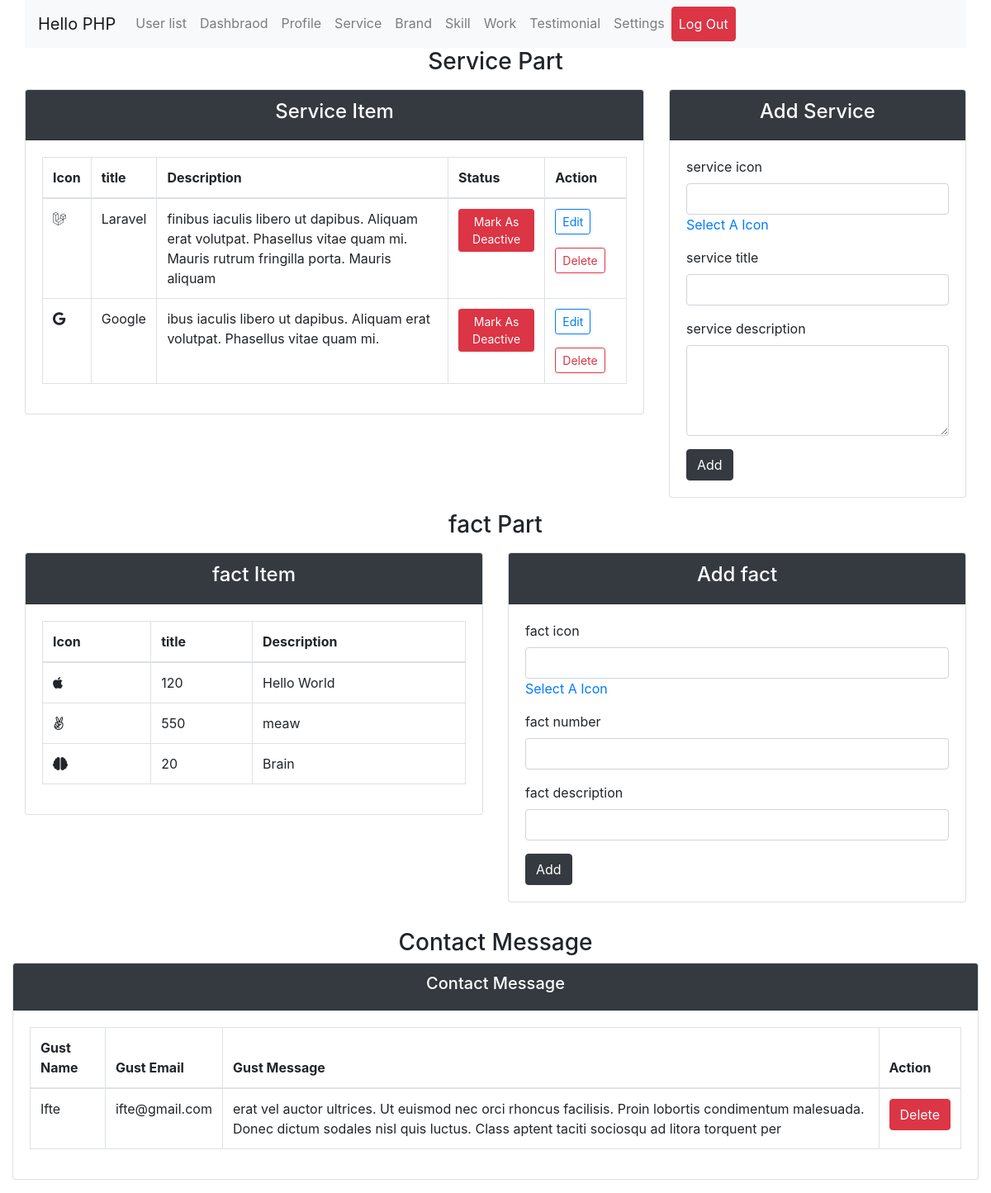
The page /service.php (signed in) on the database its author committed.
### tables this page shows
CREATE TABLE `services` (
  `id` int(10) NOT NULL,
  `service_icon` varchar(100) NOT NULL,
  `service_title` varchar(50) NOT NULL,
  `service_description` text NOT NULL,
  `status` varchar(20) NOT NULL DEFAULT 'active'
);

CREATE TABLE `fact` (
  `id` int(11) NOT NULL,
  `fact_icon` varchar(100) NOT NULL,
  `fact_title` varchar(50) NOT NULL,
  `fact_description` varchar(50) NOT NULL
);

CREATE TABLE `contacts` (
  `id` int(10) NOT NULL,
  `gust_name` varchar(100) NOT NULL,
  `gust_email` varchar(100) NOT NULL,
  `gust_message` text NOT NULL
);

### service.php (the view, shortened to what this page needs)
<?php
    require_once 'includes/db.php';
    require_once 'includes/header.php';
    require_once 'includes/nav.php';
    $all_services_query = "SELECT * FROM services";
    $all_services_form_db = mysqli_query($db_connect, $all_services_query);
?>
<h3 class="text-center">Service Part</h3>
<div class="row mt-3">
    <div class="col-8">
        <div class="card mb-3">
            <div class="card-header bg-dark text-white text-center">
                <h4>Service Item</h4>
            </div>
            <div class="card-body">
                <table class="table table-hover table-bordered">
                    <thead>
                        <tr>
                            <th scope="col">Icon</th>
                            <th scope="col">title</th>
                            <th scope="col">Description</th>
                            <th scope="col">Status</th>
                            <th scope="col">Action</th>
                        </tr>
                    </thead>
                    <tbody>
                        <?php
                        foreach($all_services_form_db as $service):
                    ?>
                        <tr>
                            <td>
                                <i class="<?=$service['service_icon']?>"></i>
                            </td>
                            <td><?=$service['service_title']?></td>
                            <td><?=$service['service_description']?></td>
                            <td>
                                <?php
                                if($service['status'] == 'active'):?>
                                <a href="change_service_status.php?id=<?=$service['id']?>&what_to_do=deactive" class="btn btn-sm btn-danger">Mark As Deactive</a>
                                <?php else:?>
                                <a href="change_service_status.php?id=<?=$service['id']?>&what_to_do=active" class="btn btn-sm btn-success">Mark as Active</a>
                                <?php endif;?>
                            </td>
                            <td>
                                <a href="edit_service.php?id=<?=$service['id']?>" class="btn btn-sm btn btn-outline-primary mb-3">Edit</a>
                                <a href="delete_service.php?id=<?=$service['id']?>" class="btn btn-sm btn btn-outline-danger">Delete</a>
                            </td>
                        </tr>
                        <?php endforeach;?>
                    </tbody>
                </table>
            </div>
        </div>
    </div>
    <div class="col-4">
        <div class="card mb-3">
            <div class="card-header bg-dark text-white text-center">
                <h4>Add Service</h4>
            </div>
            <div class="card-body">
                <form action="service_post.php" method="POST">
                    <div class="form-group">
                        <label>service icon</label>
                        <input type="text" class="form-control" name="service_icon">
                        <a href="https://fontawesome.com/icons?d=gallery&m=free" target="_blank">Select A Icon</a>
                    </div>
                    <div class="form-group">
                        <label>service title</label>
                        <input type="text" class="form-control" name="service_title">
                    </div>
                    <div class="form-group">
                        <label>service description</label>
                        <textarea class="form-control" name="service_description" rows="4"></textarea>
                    </div>
                    <button type="submit" class="btn btn-dark">Add</button>
                </form>
            </div>
        </div>
    </div>
</div>
<h3 class="text-center">fact Part</h3>
<?php
    $all_fact_query = "SELECT * FROM fact";
    $all_fact_form_db = mysqli_query($db_connect, $all_fact_query);
?>
<div class="row mt-3">
    <div class="col-6">
        <div class="card mb-3">
            <div class="card-header bg-dark text-white text-center">
                <h4>fact Item</h4>
            </div>
            <div class="card-body">
                <table class="table table-hover table-bordered">
                    <thead>
                        <tr>
                            <th scope="col">Icon</th>
                            <th scope="col">title</th>
                            <th scope="col">Description</th>
                        </tr>
                    </thead>
                    <tbody>
                        <?php
                            foreach($all_fact_form_db as $fact):
                        ?>
                        <tr>
                            <td>
                                <i class="<?=$fact['fact_icon']?>"></i>
                            </td>
                            <td><?=$fact['fact_title']?></td>
                            <td><?=$fact['fact_description']?></td>
                        </tr>
                        <?php endforeach;?>
                    </tbody>
                </table>
            </div>
        </div>
    </div>
    <div class="col-6">
        <div class="card mb-3">
            <div class="card-header bg-dark text-white text-center">
                <h4>Add fact</h4>
            </div>
            <div class="card-body">
                <form action="service_post.php" method="POST">
                    <div class="form-group">
                        <label>fact icon</label>
                        <input type="text" class="form-control" name="fact_icon">
                        <a href="https://fontawesome.com/icons?d=gallery&m=free" target="_blank">Select A Icon</a>
                    </div>
                    <div class="form-group">
                        <label>fact number</label>
                        <input type="number" class="form-control" name="fact_title">
                    </div>
                    <div class="form-group">
                        <label>fact description</label>
                        <input type="text" class="form-control" name="fact_description">
                    </div>
                    <button type="submit" class="btn btn-dark">Add</button>
                </form>
            </div>
        </div>
    </div>
    <?php
    $gust_contact = "SELECT * FROM contacts";
    $contact_query = mysqli_query($db_connect, $gust_contact);
    ?>
    <div id="contact" class="row mt-3">
        <div class="col-12 m-auto">
            <h3 class=" text-center">Contact Message</h3>
            <div class="card mb-3">
                <div class="card-header bg-dark text-white text-center">
                    <h5>Contact Message</h5>
                </div>
                <div class="card-body">
                    <table class="table table-hover table-bordered">
                        <thead>
                            <tr>
                                <th scope="col">Gust Name</th>
                                <th scope="col">Gust Email</th>
                                <th scope="col">Gust Message</th>
                                <th scope="col">Action</th>
                            </tr>
                        </thead>
                        <tbody>
                            <?php
                            foreach($contact_query as $contact):
                        ?>
                            <tr>
                                <td><?=$contact['gust_name']?></td>
                                <td><?=$contact['gust_email']?></td>
                                <td><?=$contact['gust_message']?></td>
                                <td>
                                    <a href="service_delete.php?id=<?=$contact['id']?>" class="btn btn-danger">Delete</a>
                                </td>
                            </tr>
                            <?php endforeach;?>
                        </tbody>
                    </table>
                </div>
            </div>
        </div>
    </div>
    <?php
    require_once 'includes/footer.php';
?>

### rows shown on the page
services: service_title "Laravel", service_description "finibus iaculis libero ut dapibus. Aliquam erat volutpat. Phasellus vitae quam mi. Mauris rutrum fringilla porta. Mauris aliquam"
services: service_title "Google", service_description "ibus iaculis libero ut dapibus. Aliquam erat volutpat. Phasellus vitae quam mi."
fact: fact_title "120", fact_description "Hello World"
fact: fact_title "550", fact_description "meaw"
fact: fact_title "20", fact_description "Brain"
contacts: gust_name "Ifte", gust_email "ifte@gmail.com", gust_message "erat vel auctor ultrices. Ut euismod nec orci rhoncus facilisis. Proin lobortis condimentum malesuada. Donec dictum sodales nisl quis luctus. Class aptent taciti sociosqu ad litora torquent per"
